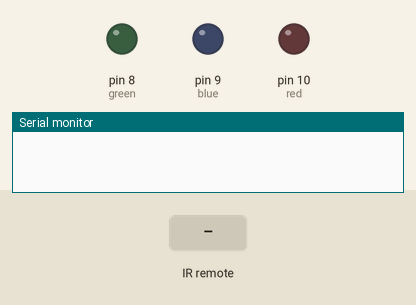
The sketch below on a simulated Arduino Uno, built with avr-gcc and run on an emulated ATmega328P. Shown: output pins drawn as LEDs (lit = HIGH), the last lines printed to the serial monitor. Inputs (shaded band) come from the test bench.

Above: at 1.2 s.
1.3 s: infrared code 0xFD08F7 received
At 1.9 s:
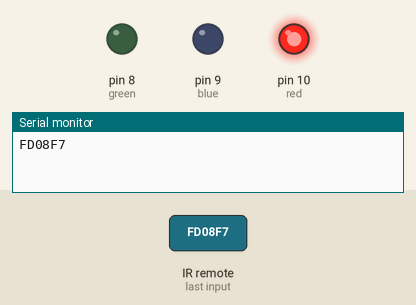
3.8 s: infrared code 0xFD8877 received
At 4.6 s:
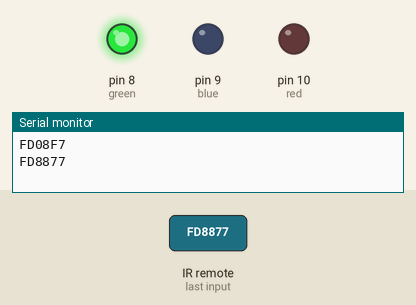
6.3 s: infrared code 0xFD48B7 received
At 6.9 s:
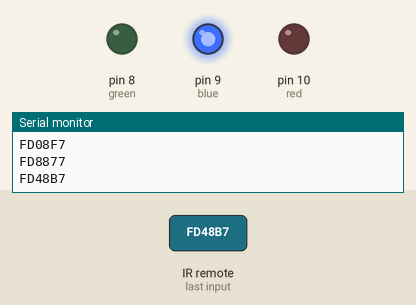
Timing chart, 0 to 9.3 s (numbered marks = the images above; inputs shaded):
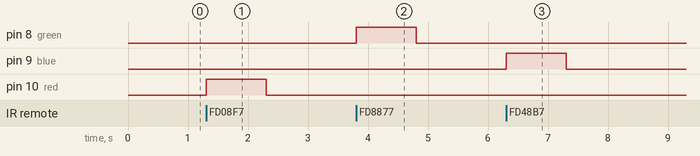

The sketch:

Semana4_Desafio5.ino
```cpp
#include <IRremote.h>

int ir = 11;

int red = 10;
int blue = 9;
int green = 8;

IRrecv irrecv(ir);
decode_results results;


void setup()
{
  pinMode(red, OUTPUT);
  pinMode(blue, OUTPUT);
  pinMode(green, OUTPUT);

  Serial.begin(9600);
  irrecv.enableIRIn();
}

void loop()
{
  results.value = 0;

  if(irrecv.decode(&results))
  {
    Serial.println(results.value, HEX);

    if(results.value == 0xFD08F7)
    {
      digitalWrite(red, HIGH);
      delay(1000);
      digitalWrite(red, LOW);
    }
    if(results.value == 0xFD8877)
    {
      digitalWrite(green, HIGH);
      delay(1000);
      digitalWrite(green, LOW);
    }
    if(results.value == 0xFD48B7)
    {
      digitalWrite(blue, HIGH);
      delay(1000);
      digitalWrite(blue, LOW);
    }

    irrecv.resume();
  }
}
```

Measured:
- after the input at 1.3 s, pin 10 (red): LOW → HIGH at once, → LOW 1.0 s later
- after the input at 3.8 s, pin 8 (green): LOW → HIGH at once, → LOW 1.0 s later
- after the input at 6.3 s, pin 9 (blue): LOW → HIGH at once, → LOW 1.0 s later
